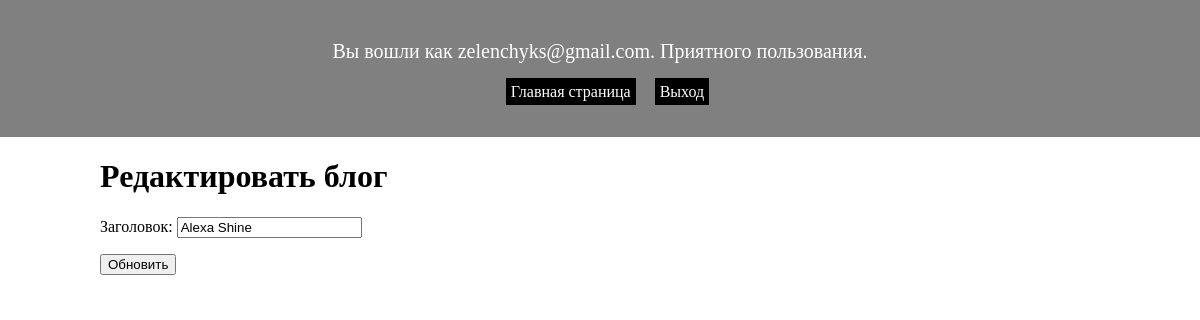
The app's page /blog/1/edit-blog/ (signed in), older data.
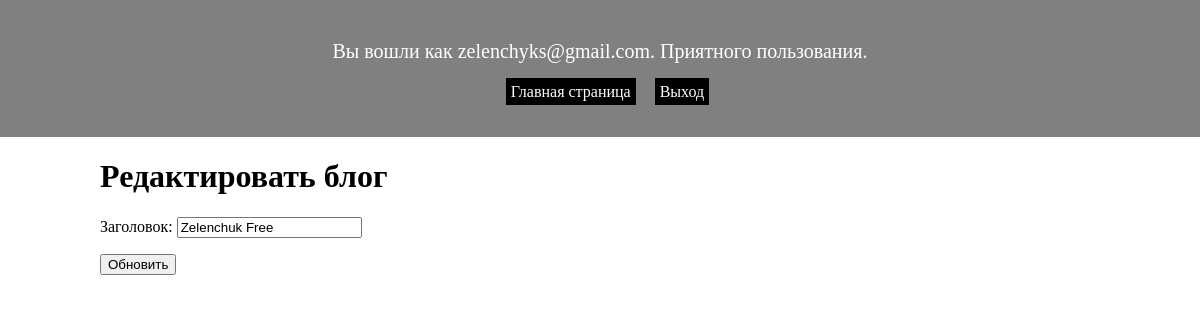
The same page, newer data.
### blog/models.py (models this page shows)
class Blog(models.Model):
    owner = models.ForeignKey(User, editable=False, on_delete=models.CASCADE)
    title = models.CharField('Заголовок', max_length=500)
    slug = models.CharField(max_length=500, editable=False)

### blog/views.py (the view)
# urls.py: path('blog/<int:pk>/edit-blog/', UpdateBlogView.as_view(), name='edit-blog'),
class UpdateBlogView(UpdateView):
    form_class = BlogForm
    template_name = 'blog_settings.html'
    success_url = '/'
    model = Blog
    def get_queryset(self):
        queryset = super(UpdateBlogView, self).get_queryset()
        return queryset.filter(owner=self.request.user)
    @method_decorator(login_required)
    def dispatch(self, request, *args, **kwargs):
        return super().dispatch(request, *args, **kwargs)
    def get_context_data(self, **kwargs):
        context = super().get_context_data(**kwargs)
        context['form_title'] = 'Редактировать блог'
        context['button_name'] = 'Обновить'
        return context

### blog/forms.py
class BlogForm(forms.ModelForm):
    class Meta:
        model = Blog
        fields = [
            'title'
        ]

### blog/templates/blog_settings.html (shortened to what this page needs)
{% extends "base.html" %}
{% block content %}
    <h1>{{ form_title }}</h1>
    <form action="" method="post">
        {{ form.as_p }}
        <input type="submit" value="{{ button_name }}" />
    </form>
{% endblock %}

Row changes from the older to the newer data that the page shows:
changed Blog: title "Alexa Shine" → "Zelenchuk Free"
